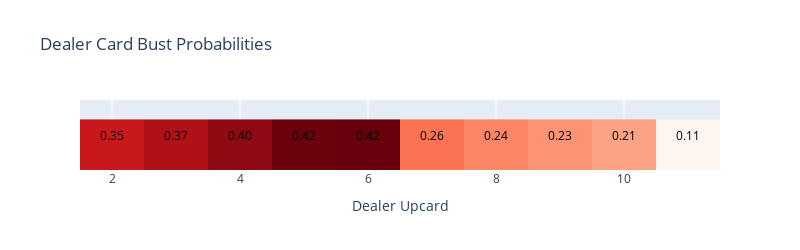
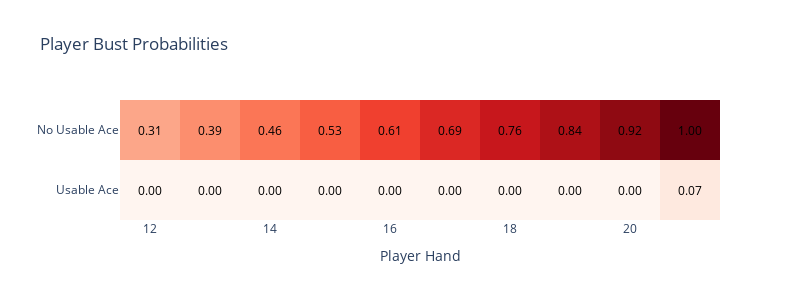

Notebook source saved alongside these figures, in order:
### Markdown cell above
#### Observations:
- It's possible we could address issues like this by increasing the exploration rate, however since we're using an on-policy method, doing so would also decrease the accuracy of our Q-values. This would fix itself with enough iterations, but this isn't a satisfactory solution.

What we're going to do is change 2 things:

1. **Prioritized Experience Replay**: We aim to tackle high-variance states by introducing a prioritization scheme in the state initialization. We'll identify "high-priority" states as those with the highest variance and therefore require a substantial number of episodes for convergence.

2. **Stochastic Initialization**: We propose a stochastic environment initialization strategy, controlled by a random parameter $\theta \in [0,1]$. A uniform random number will be generated for each episode. If the number is less than $\theta$, we'll use a standard random initialization, favoring frequent states. If the number is greater than $\theta$, we'll initialize the game in a pre-selected high-priority state.

#### Calculating the priority
The steps to calculate the "priority" of a state and initialize the game accordingly are as follows:

a. Compute the probability of the dealer busting for each possible upcard, denoted by $p_{dealer bust}(upcard)$.

b. Compute the probability of the player busting for each possible hand total, denoted $p_{player bust}(total)$. Note that for total <= 11, $p_{player bust}(total) = 0$ as the player can't bust on the next hit.

c. Assign a priority score to each state. The priority score reflects the variance or learning potential of the state, calculated as $priority(state) = 0.5 - abs(0.5 - p_{dealer bust}(upcard)) + 0.5 - abs(0.5 - p_{player bust}(total))$. The priority score is set to 0 for states where the player has a hand total <= 11, as the optimal strategy is to always hit in these states.

d. Using this, rather than randomly initializing the environment, we select initial states based on priority. We can convert the priority scores into a probability distribution and randomly select an initial state, weighted by its priority.

e. With the initial state selected, the rest of the episode is simulated using standard Monte Carlo control.

This strategy seeks to balance the need to sample all states for unbiased learning with the need to focus on high-variance states for efficient learning. The exact choice of $\theta$ and the epsilon decay schedule should be tuned based on empirical performance.

### Calculating bust probabilities
Here we're going to calculate and plot the probabilities of busting for the player and dealer. Calculations assume 4 decks, and dealer sticking on a soft 17.

### Code cell
def calculate_dealer_bust(n_trials=10000, n_decks=4):
    
    probabilities = {i : 0 for i in range(2, 12)}
    busts = {i : 0 for i in range(2, 12)}
    visits = {i : 0 for i in range(2, 12)}
    
    def reset_deck():
        deck = [2,3,4,5,6,7,8,9,10,10,10,10,11] * 4 * n_decks
        random.shuffle(deck)
        return deck
        
    def draw_card(deck):
        card = random.choice(deck)
        return deck.pop(deck.index(card))
    
    def calculate_total(hand):
        if sum(hand) > 21 and 11 in hand:
            hand[hand.index(11)] = 1
        return sum(hand)
    
    for _ in range(n_trials):
        deck = reset_deck()

        hand = []
        start_card = draw_card(deck)
        hand.append(start_card)
        hand.append(draw_card(deck))
        
        while calculate_total(hand) < 17:
            hand.append(draw_card(deck))
            
        if calculate_total(hand) > 21:
            bust = 1
        else:
            bust = 0
        
        visits[start_card] += 1
        busts[start_card] += bust
        probabilities[start_card] = busts[start_card]/visits[start_card]

    return probabilities
    
def calculate_player_bust(n_trials=10000, n_decks=4):
    
    probabilities = {(i,t) : 0 for i in range(12, 22) for t in (True,False)}
    busts = {(i,t) : 0 for i in range(12, 22) for t in (True,False)}
    visits = {(i,t) : 0 for i in range(12, 22) for t in (True,False)}
    
    def reset_deck():
        deck = [2,3,4,5,6,7,8,9,10,10,10,10,11] * 4 * n_decks
        random.shuffle(deck)
        return deck
        
    def draw_card(deck):
        card = random.choice(deck)
        return deck.pop(deck.index(card))
    
    def calculate_total(hand):
        if sum(hand) > 21 and 11 in hand:
            hand[hand.index(11)] = 1
        return sum(hand)
    
    for _ in range(n_trials):
        deck = reset_deck()

        hand = []
        hand.append(draw_card(deck))
        hand.append(draw_card(deck))
        total = calculate_total(hand)
        
        while total <= 11:
            hand.append(draw_card(deck))
            total = calculate_total(hand)
            
        start = total
        ace = True if 11 in hand else False
        
        hand.append(draw_card(deck))
            
        if calculate_total(hand) > 21:
            bust = 1
        else:
            bust = 0
        
        visits[(start, ace)] += 1
        busts[(start, ace)] += bust
        probabilities[(start, ace)] = busts[(start, ace)]/visits[(start, ace)]

    return probabilities

def plot_dealer_bust_probabilities(prob_dict, title='Dealer Card Bust Probabilities'):
    keys = list(prob_dict.keys())
    values = list(prob_dict.values())

    fig = go.Figure(data=go.Heatmap(
        z=[values], 
        x=keys, 
        y=[''], 
        colorscale='Reds',
        zmax=1,
        showscale=False,
        hovertemplate = 'Dealer Upcard: %{x}<br>Bust Probability: %{z}<extra></extra>',
    ))

    # Adding annotations
    for i, val in enumerate(values):
        fig.add_annotation(
            x=keys[i], 
            y='', 
            text="{:.2f}".format(val),
            showarrow=False,
            font=dict(
                color="black",
                size=12
            )
        )

    fig.update_layout(
        title=title,
        xaxis=dict(title='Dealer Upcard'),
        yaxis=dict(title='', showticklabels=False),
        width=800,
        height=250
    )
    
    fig.show()
    
    
def plot_player_bust_probabilities(prob_dict, title='Player Bust Probabilities'):
    # Create DataFrame from prob_dict
    df = pd.DataFrame(
        [(k[0], k[1], v) for k, v in prob_dict.items()],
        columns=['Player Hand', 'Usable Ace', 'Bust Probability']
    )
    df['Usable Ace'] = df['Usable Ace'].map({True: 'Usable Ace', False: 'No Usable Ace'})  # convert boolean to string
    
    fig = go.Figure(data=go.Heatmap(
        z=df['Bust Probability'],
        x=df['Player Hand'],
        y=df['Usable Ace'],
        colorscale='Reds',
        zmax=1,
        showscale=False,
        hovertemplate='Player Hand: %{x}<br>Usable Ace: %{y}<br>Bust Probability: %{z}<extra></extra>',
    ))

    # Adding annotations
    for i, row in df.iterrows():
        fig.add_annotation(
            x=row['Player Hand'], 
            y=row['Usable Ace'], 
            text="{:.2f}".format(row['Bust Probability']),
            showarrow=False,
            font=dict(color="black", size=12)
        )

    fig.update_layout(
        title=title,
        xaxis=dict(title='Player Hand'),
        yaxis=dict(title='', showticklabels=True),
        width=800,
        height=300
    )
    
    fig.show()
    
dealer_bust_probabilities = calculate_dealer_bust(n_trials=100000)
player_bust_probabilities = calculate_player_bust(n_trials=100000)

plot_dealer_bust_probabilities(dealer_bust_probabilities)
plot_player_bust_probabilities(player_bust_probabilities)

### Figure 1 — Plotly figure (JSON) as saved in the notebook; plotly's stock layout.template omitted (floating-point values rounded to 4 significant figures)
{"data": [{"colorscale": [[0.0, "rgb(255,245,240)"], [0.125, "rgb(254,224,210)"], [0.25, "rgb(252,187,161)"], [0.375, "rgb(252,146,114)"], [0.5, "rgb(251,106,74)"], [0.625, "rgb(239,59,44)"], [0.75, "rgb(203,24,29)"], [0.875, "rgb(165,15,21)"], [1.0, "rgb(103,0,13)"]], "hovertemplate": "Dealer Upcard: %{x}<br>Bust Probability: %{z}<extra></extra>", "showscale": false, "type": "heatmap", "x": [2, 3, 4, 5, 6, 7, 8, 9, 10, 11], "y": [""], "z": [[0.3471, 0.3736, 0.3975, 0.4208, 0.4226, 0.2589, 0.2396, 0.2271, 0.2125, 0.1127]], "zmax": 1}], "layout": {"annotations": [{"font": {"color": "black", "size": 12}, "showarrow": false, "text": "0.35", "x": 2, "y": ""}, {"font": {"color": "black", "size": 12}, "showarrow": false, "text": "0.37", "x": 3, "y": ""}, {"font": {"color": "black", "size": 12}, "showarrow": false, "text": "0.40", "x": 4, "y": ""}, {"font": {"color": "black", "size": 12}, "showarrow": false, "text": "0.42", "x": 5, "y": ""}, {"font": {"color": "black", "size": 12}, "showarrow": false, "text": "0.42", "x": 6, "y": ""}, {"font": {"color": "black", "size": 12}, "showarrow": false, "text": "0.26", "x": 7, "y": ""}, {"font": {"color": "black", "size": 12}, "showarrow": false, "text": "0.24", "x": 8, "y": ""}, {"font": {"color": "black", "size": 12}, "showarrow": false, "text": "0.23", "x": 9, "y": ""}, {"font": {"color": "black", "size": 12}, "showarrow": false, "text": "0.21", "x": 10, "y": ""}, {"font": {"color": "black", "size": 12}, "showarrow": false, "text": "0.11", "x": 11, "y": ""}], "height": 250, "title": {"text": "Dealer Card Bust Probabilities"}, "width": 800, "xaxis": {"title": {"text": "Dealer Upcard"}}, "yaxis": {"showticklabels": false, "title": {"text": ""}}}}

### Figure 2 — Plotly figure (JSON) as saved in the notebook; plotly's stock layout.template omitted (floating-point values rounded to 4 significant figures)
{"data": [{"colorscale": [[0.0, "rgb(255,245,240)"], [0.125, "rgb(254,224,210)"], [0.25, "rgb(252,187,161)"], [0.375, "rgb(252,146,114)"], [0.5, "rgb(251,106,74)"], [0.625, "rgb(239,59,44)"], [0.75, "rgb(203,24,29)"], [0.875, "rgb(165,15,21)"], [1.0, "rgb(103,0,13)"]], "hovertemplate": "Player Hand: %{x}<br>Usable Ace: %{y}<br>Bust Probability: %{z}<extra></extra>", "showscale": false, "type": "heatmap", "x": [12, 12, 13, 13, 14, 14, 15, 15, 16, 16, 17, 17, 18, 18, 19, 19, 20, 20, 21, 21], "y": ["Usable Ace", "No Usable Ace", "Usable Ace", "No Usable Ace", "Usable Ace", "No Usable Ace", "Usable Ace", "No Usable Ace", "Usable Ace", "No Usable Ace", "Usable Ace", "No Usable Ace", "Usable Ace", "No Usable Ace", "Usable Ace", "No Usable Ace", "Usable Ace", "No Usable Ace", "Usable Ace", "No Usable Ace"], "z": [0.0, 0.3137, 0.0, 0.3884, 0.0, 0.463, 0.0, 0.5328, 0.0, 0.6116, 0.0, 0.6932, 0.0, 0.7634, 0.0, 0.8443, 0.0, 0.9188, 0.07102, 1.0], "zmax": 1}], "layout": {"annotations": [{"font": {"color": "black", "size": 12}, "showarrow": false, "text": "0.00", "x": 12, "y": "Usable Ace"}, {"font": {"color": "black", "size": 12}, "showarrow": false, "text": "0.31", "x": 12, "y": "No Usable Ace"}, {"font": {"color": "black", "size": 12}, "showarrow": false, "text": "0.00", "x": 13, "y": "Usable Ace"}, {"font": {"color": "black", "size": 12}, "showarrow": false, "text": "0.39", "x": 13, "y": "No Usable Ace"}, {"font": {"color": "black", "size": 12}, "showarrow": false, "text": "0.00", "x": 14, "y": "Usable Ace"}, {"font": {"color": "black", "size": 12}, "showarrow": false, "text": "0.46", "x": 14, "y": "No Usable Ace"}, {"font": {"color": "black", "size": 12}, "showarrow": false, "text": "0.00", "x": 15, "y": "Usable Ace"}, {"font": {"color": "black", "size": 12}, "showarrow": false, "text": "0.53", "x": 15, "y": "No Usable Ace"}, {"font": {"color": "black", "size": 12}, "showarrow": false, "text": "0.00", "x": 16, "y": "Usable Ace"}, {"font": {"color": "black", "size": 12}, "showarrow": false, "text": "0.61", "x": 16, "y": "No Usable Ace"}, {"font": {"color": "black", "size": 12}, "showarrow": false, "text": "0.00", "x": 17, "y": "Usable Ace"}, {"font": {"color": "black", "size": 12}, "showarrow": false, "text": "0.69", "x": 17, "y": "No Usable Ace"}, {"font": {"color": "black", "size": 12}, "showarrow": false, "text": "0.00", "x": 18, "y": "Usable Ace"}, {"font": {"color": "black", "size": 12}, "showarrow": false, "text": "0.76", "x": 18, "y": "No Usable Ace"}, {"font": {"color": "black", "size": 12}, "showarrow": false, "text": "0.00", "x": 19, "y": "Usable Ace"}, {"font": {"color": "black", "size": 12}, "showarrow": false, "text": "0.84", "x": 19, "y": "No Usable Ace"}, {"font": {"color": "black", "size": 12}, "showarrow": false, "text": "0.00", "x": 20, "y": "Usable Ace"}, {"font": {"color": "black", "size": 12}, "showarrow": false, "text": "0.92", "x": 20, "y": "No Usable Ace"}, {"font": {"color": "black", "size": 12}, "showarrow": false, "text": "0.07", "x": 21, "y": "Usable Ace"}, {"font": {"color": "black", "size": 12}, "showarrow": false, "text": "1.00", "x": 21, "y": "No Usable Ace"}], "height": 300, "title": {"text": "Player Bust Probabilities"}, "width": 800, "xaxis": {"title": {"text": "Player Hand"}}, "yaxis": {"showticklabels": true, "title": {"text": ""}}}}
